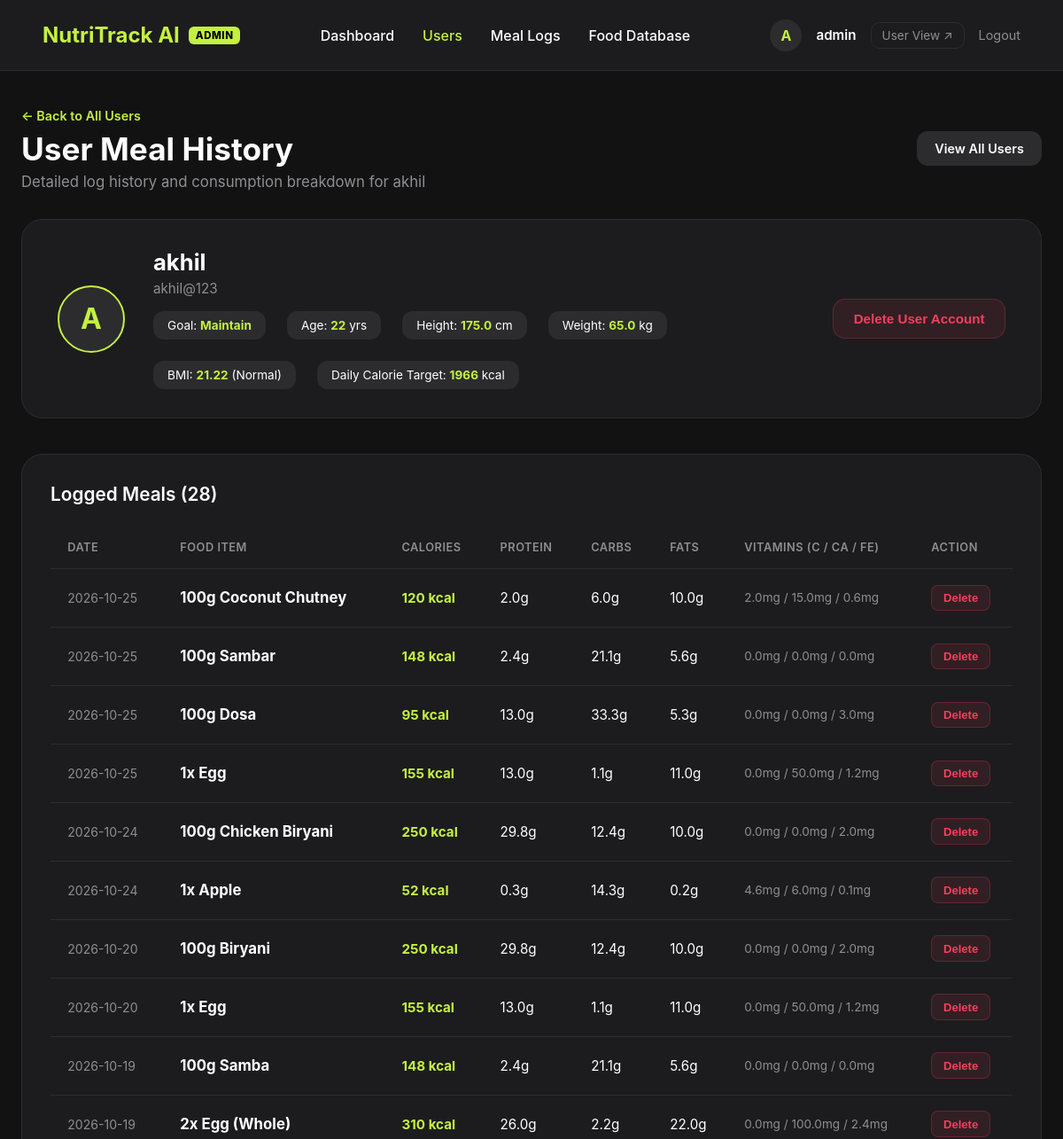
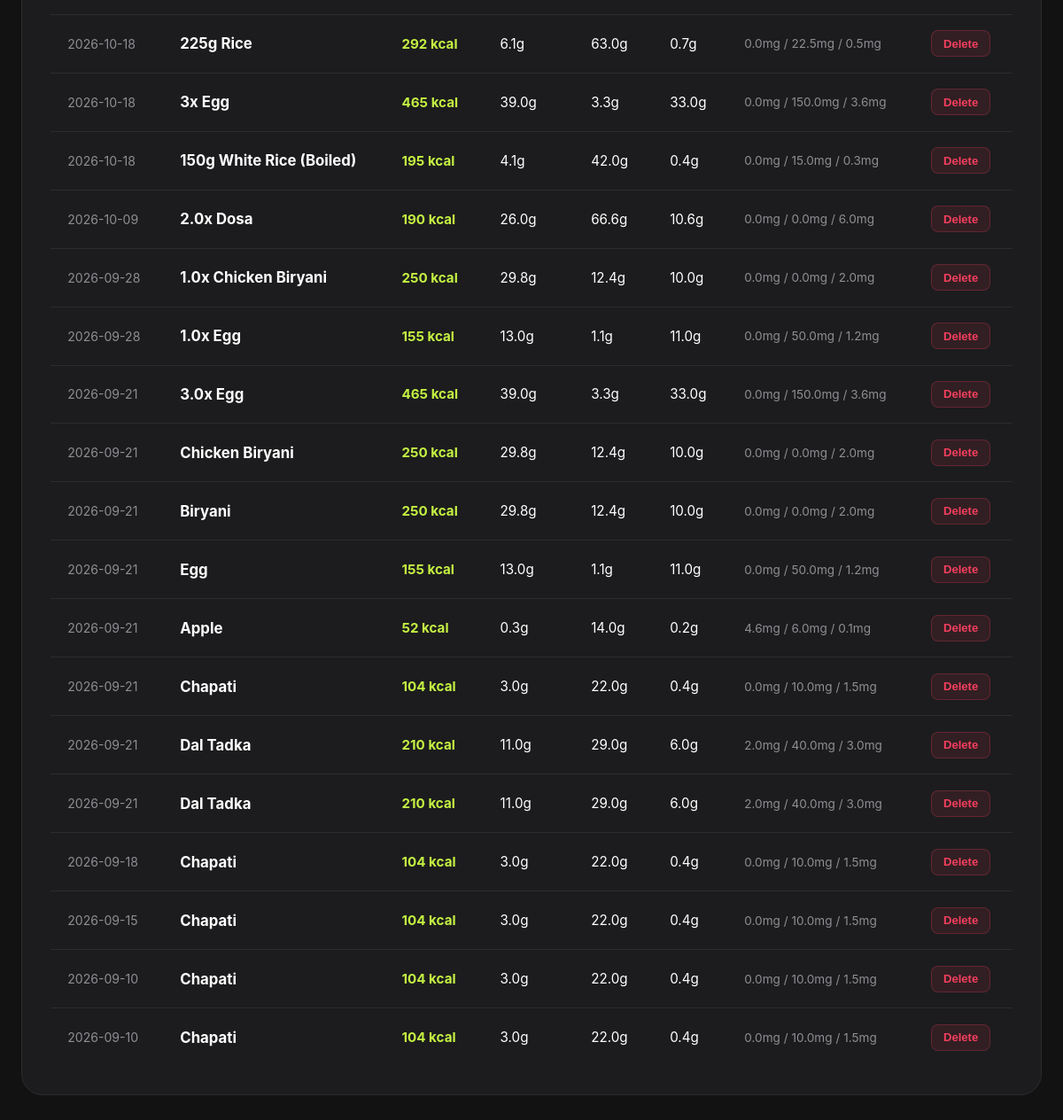
Screenshot of /admin/user/1/meals (signed in) with the database file from the repository (2 pictures, top to bottom).
### app.py (models this page shows)
class User(db.Model):
    id = db.Column(db.Integer, primary_key=True)
    name = db.Column(db.String(100), nullable=False)
    email = db.Column(db.String(120), unique=True, nullable=False)
    password_hash = db.Column(db.String(256), nullable=False)
    age = db.Column(db.Integer, nullable=False)
    height_cm = db.Column(db.Float, nullable=False)
    weight_kg = db.Column(db.Float, nullable=False)
    goal = db.Column(db.String(20), default='maintain')
    meals = db.relationship('Meal', backref='user', lazy=True)

class Meal(db.Model):
    id = db.Column(db.Integer, primary_key=True)
    user_id = db.Column(db.Integer, db.ForeignKey('user.id'), nullable=False)
    food_name = db.Column(db.String(100), nullable=False)
    calories = db.Column(db.Float, nullable=False)
    protein = db.Column(db.Float, nullable=False)
    carbs = db.Column(db.Float, nullable=False)
    fats = db.Column(db.Float, nullable=False)
    vit_c = db.Column(db.Float, nullable=False, default=0.0)
    calcium = db.Column(db.Float, nullable=False, default=0.0)
    iron = db.Column(db.Float, nullable=False, default=0.0)
    date_logged = db.Column(db.Date, default=datetime.now)

### app.py (the view)
@app.route('/admin/user/<int:user_id>/meals')
@admin_required
def admin_user_meals(user_id):
    target_user = User.query.get_or_404(user_id)
    meals = Meal.query.filter_by(user_id=user_id).order_by(Meal.date_logged.desc(), Meal.id.desc()).all()
    bmi = calculate_bmi(target_user.weight_kg, target_user.height_cm)
    bmi_category = get_bmi_category(bmi)
    reqs = get_daily_requirements(target_user.weight_kg, target_user.height_cm, target_user.age, target_user.goal)
    return render_template('admin/user_meals.html', target_user=target_user, meals=meals, bmi=bmi, bmi_category=bmi_category, reqs=reqs)

### app.py (called while the page is built)
def admin_required(f):
    @wraps(f)
    def decorated_function(*args, **kwargs):
        if 'admin_id' not in session:
            flash("Please sign in as an administrator to access the Admin Portal.")
            return redirect(url_for('admin_login'))
        return f(*args, **kwargs)
    return decorated_function

def calculate_bmi(weight_kg, height_cm):
    return round(weight_kg / ((height_cm / 100) ** 2), 2)

def get_bmi_category(bmi):
    if bmi < 18.5: return "Underweight"
    elif 18.5 <= bmi <= 24.9: return "Normal"
    elif 25 <= bmi <= 29.9: return "Overweight"
    else: return "Obese"

def get_daily_requirements(weight_kg, height_cm, age, goal="maintain"):
    bmr = (10 * weight_kg) + (6.25 * height_cm) - (5 * age) + 5
    maint_calories = bmr * 1.2
    if goal == "cut":
        req_calories = maint_calories - 500
        protein = weight_kg * 1.6 # Higher protein when cutting
    elif goal == "gain":
        req_calories = maint_calories + 500
        protein = weight_kg * 1.2 # slightly higher protein
    else:
        req_calories = maint_calories
        protein = weight_kg * 0.8
    return {
        "bmr": round(bmr, 1),
        "calories": round(req_calories, 1),
        "protein": round(protein, 1),
        "carbs": round((req_calories * 0.5) / 4, 1),
        "fats": round((req_calories * 0.3) / 9, 1),
        "vit_c": 90, # mg
        "calcium": 1000, # mg
        "iron": 18 # mg
    }

### templates/admin/user_meals.html (shortened to what this page needs)
<!DOCTYPE html>
<html lang="en">
<head>
</head>
<body>
    <nav class="navbar">
        <a href="/admin/dashboard" class="nav-brand">
            NutriTrack AI
            <span class="admin-badge">ADMIN</span>
        </a>
        <div class="nav-links">
            <a href="/admin/dashboard">Dashboard</a>
            <a href="/admin/users" class="active">Users</a>
            <a href="/admin/meals">Meal Logs</a>
            <a href="/admin/foods">Food Database</a>
        </div>
        <div class="user-profile">
            <div class="profile-pic">A</div>
            <span style="font-size: 0.95rem; font-weight: 600;">{{ session.get('admin_username', 'Admin') }}</span>
            <a href="/dashboard" target="_blank" class="app-link">User View ↗</a>
            <a href="/admin/logout" class="logout-link">Logout</a>
        </div>
    </nav>
    <div class="container">
        <div class="header">
            <div>
                <a href="/admin/users" style="color: var(--primary-color); text-decoration: none; font-size: 0.9rem; font-weight: 600; display: inline-flex; align-items: center; gap: 6px; margin-bottom: 8px;">
                    ← Back to All Users
                </a>
                <h1>User Meal History</h1>
                <p>Detailed log history and consumption breakdown for {{ target_user.name }}</p>
            </div>
            <a href="/admin/users" class="btn-action">
                View All Users
            </a>
        </div>
        <div class="user-summary-card">
            <div class="user-avatar-large">
                {{ target_user.name[0].upper() }}
            </div>
            <div class="user-info">
                <h2>{{ target_user.name }}</h2>
                <span>{{ target_user.email }}</span>
                <div class="user-stats-strip">
                    <div class="stat-item">Goal: <strong>{{ target_user.goal|capitalize }}</strong></div>
                    <div class="stat-item">Age: <strong>{{ target_user.age }}</strong> yrs</div>
                    <div class="stat-item">Height: <strong>{{ target_user.height_cm }}</strong> cm</div>
                    <div class="stat-item">Weight: <strong>{{ target_user.weight_kg }}</strong> kg</div>
                    <div class="stat-item">BMI: <strong>{{ bmi }}</strong> ({{ bmi_category }})</div>
                    <div class="stat-item">Daily Calorie Target: <strong>{{ reqs.calories|round|int }}</strong> kcal</div>
                </div>
            </div>
            <div>
                <form action="/admin/user/{{ target_user.id }}/delete" method="POST" onsubmit="return confirm('Are you sure you want to delete this user and all their meals?');">
                    <button type="submit" class="btn-delete" style="padding: 0.8rem 1.4rem; font-size: 0.95rem; border-radius: 14px;">
                        Delete User Account
                    </button>
                </form>
            </div>
        </div>
        <div class="card">
            <div class="card-header">
                <h3>Logged Meals ({{ meals|length }})</h3>
            </div>
            <div class="table-responsive">
                <table class="admin-table">
                    <thead>
                        <tr>
                            <th>Date</th>
                            <th>Food Item</th>
                            <th>Calories</th>
                            <th>Protein</th>
                            <th>Carbs</th>
                            <th>Fats</th>
                            <th>Vitamins (C / Ca / Fe)</th>
                            <th>Action</th>
                        </tr>
                    </thead>
                    <tbody>
                        {% for m in meals %}
                        <tr>
                            <td style="color: var(--text-muted); font-size: 0.88rem;">{{ m.date_logged }}</td>
                            <td>
                                <strong style="color: var(--text-main); font-size: 1.05rem;">{{ m.food_name }}</strong>
                            </td>
                            <td><strong style="color: var(--primary-color);">{{ m.calories|round|int }} kcal</strong></td>
                            <td>{{ m.protein|round(1) }}g</td>
                            <td>{{ m.carbs|round(1) }}g</td>
                            <td>{{ m.fats|round(1) }}g</td>
                            <td style="color: var(--text-muted); font-size: 0.85rem;">
                                {{ m.vit_c|round(1) }}mg / {{ m.calcium|round(1) }}mg / {{ m.iron|round(1) }}mg
                            </td>
                            <td>
                                <form action="/admin/meal/{{ m.id }}/delete?redirect_to=user&user_id={{ target_user.id }}" method="POST" onsubmit="return confirm('Delete meal log \'{{ m.food_name }}\'?');" style="margin: 0;">
                                    <button type="submit" class="btn-delete">Delete</button>
                                </form>
                            </td>
                        </tr>
                        {% else %}
                        <tr>
                            <td colspan="8" style="text-align: center; color: var(--text-muted); padding: 3rem;">
                                This user has not logged any meals yet.
                            </td>
                        </tr>
                        {% endfor %}
                    </tbody>
                </table>
            </div>
        </div>
    </div>
</body>
</html>

### templates/admin/user_meals.html (style rules this page uses)
:root { --bg-color: #121212; --card-bg: #1c1c1e; --card-bg-light: #2c2c2e; --primary-color: #c4f042; --primary-dark: #a8d626; --text-main: #ffffff; --text-muted: #8e8e93; --border-color: #2c2c2e; }
body { font-family: -apple-system, BlinkMacSystemFont, "Segoe UI", Roboto, sans-serif; background-color: var(--bg-color); margin: 0; padding: 0; color: var(--text-main); }
.navbar { display: flex; justify-content: space-between; align-items: center; height: 80px; padding: 0 3rem; box-sizing: border-box; background-color: var(--card-bg); border-bottom: 1px solid var(--border-color); position: sticky; top: 0; z-index: 100; }
.nav-brand { font-size: 1.5rem; font-weight: 700; color: var(--primary-color); display: flex; align-items: center; gap: 10px; text-decoration: none; }
.admin-badge { font-size: 0.72rem; font-weight: 800; background: var(--primary-color); color: #000; padding: 3px 8px; border-radius: 6px; letter-spacing: 0.5px; }
.nav-links { display: flex; align-items: center; gap: 2rem; font-size: 1rem; font-weight: 500; }
.nav-links a { color: var(--text-main); text-decoration: none; transition: color 0.2s; }
.nav-links a:hover, .nav-links a.active { color: var(--primary-color); }
.user-profile { display: flex; align-items: center; gap: 1rem; }
.profile-pic { width: 36px; height: 36px; border-radius: 50%; background: var(--card-bg-light); display: flex; align-items: center; justify-content: center; font-weight: bold; color: var(--primary-color); }
.app-link { color: var(--text-muted); text-decoration: none; font-size: 0.85rem; padding: 6px 12px; border-radius: 10px; border: 1px solid var(--border-color); transition: all 0.2s; }
.logout-link { color: var(--text-muted); text-decoration: none; font-size: 0.9rem; transition: color 0.2s; }
.container { max-width: 1200px; margin: 2.5rem auto 4rem auto; padding: 0 1.5rem; }
.header { display: flex; justify-content: space-between; align-items: center; margin-bottom: 2rem; }
.header h1 { font-size: 2.2rem; margin: 0 0 6px 0; font-weight: 700; }
.header p { color: var(--text-muted); font-size: 1.05rem; margin: 0; }
.user-summary-card { background: var(--card-bg); border-radius: 24px; padding: 2rem 2.5rem; border: 1px solid var(--border-color); margin-bottom: 2.5rem; display: grid; grid-template-columns: auto 1fr auto; gap: 2rem; align-items: center; }
.user-avatar-large { width: 72px; height: 72px; border-radius: 50%; background: var(--card-bg-light); border: 2px solid var(--primary-color); display: flex; align-items: center; justify-content: center; font-size: 2rem; font-weight: 700; color: var(--primary-color); }
.user-info h2 { font-size: 1.6rem; margin: 0 0 4px 0; color: var(--text-main); }
.user-info span { color: var(--text-muted); font-size: 0.95rem; }
.user-stats-strip { display: flex; gap: 1.5rem; margin-top: 1rem; flex-wrap: wrap; }
.stat-item { background: var(--card-bg-light); padding: 0.5rem 1rem; border-radius: 12px; font-size: 0.85rem; }
.stat-item strong { color: var(--primary-color); }
.card { background: var(--card-bg); border-radius: 24px; padding: 2rem; border: 1px solid var(--border-color); }
.card-header { display: flex; justify-content: space-between; align-items: center; margin-bottom: 1.5rem; }
.card-header h3 { font-size: 1.3rem; font-weight: 600; margin: 0; }
.table-responsive { width: 100%; overflow-x: auto; }
.admin-table { width: 100%; border-collapse: separate; border-spacing: 0; text-align: left; }
.admin-table th { padding: 1rem 1.2rem; color: var(--text-muted); font-size: 0.8rem; font-weight: 600; text-transform: uppercase; letter-spacing: 0.5px; border-bottom: 1px solid var(--border-color); }
.admin-table td { padding: 1.1rem 1.2rem; border-bottom: 1px solid var(--border-color); font-size: 0.95rem; vertical-align: middle; }
.admin-table tr:last-child td { border-bottom: none; }
.btn-action { background: var(--card-bg-light); color: var(--text-main); border: 1px solid var(--border-color); padding: 0.6rem 1.2rem; border-radius: 12px; text-decoration: none; font-size: 0.9rem; font-weight: 600; transition: all 0.2s; display: inline-block; }
.btn-delete { background: rgba(244, 63, 94, 0.1); color: #f43f5e; border: 1px solid rgba(244, 63, 94, 0.25); padding: 0.4rem 0.8rem; border-radius: 8px; font-size: 0.82rem; font-weight: 600; cursor: pointer; transition: all 0.2s; }

### rows the page displays
User: name "akhil", name "A", email "akhil@123", goal "Maintain", age "22", height_cm "175.0", weight_kg "65.0"
Meal: date_logged "2026-10-25", food_name "100g Coconut Chutney", calories "120", protein "2.0", carbs "6.0", fats "10.0", vit_c "2.0", calcium "15.0", iron "0.6"
Meal: date_logged "2026-10-25", food_name "100g Sambar", calories "148", protein "2.4", carbs "21.1", fats "5.6", vit_c "0.0", calcium "0.0", iron "0.0"
Meal: date_logged "2026-10-25", food_name "100g Dosa", calories "95", protein "13.0", carbs "33.3", fats "5.3", vit_c "0.0", calcium "0.0", iron "3.0"
Meal: date_logged "2026-10-25", food_name "1x Egg", calories "155", protein "13.0", carbs "1.1", fats "11.0", vit_c "0.0", calcium "50.0", iron "1.2"
Meal: date_logged "2026-10-24", food_name "100g Chicken Biryani", calories "250", protein "29.8", carbs "12.4", fats "10.0", vit_c "0.0", calcium "0.0", iron "2.0"
Meal: date_logged "2026-10-24", food_name "1x Apple", calories "52", protein "0.3", carbs "14.3", fats "0.2", vit_c "4.6", calcium "6.0", iron "0.1"
Meal: date_logged "2026-10-20", food_name "100g Biryani", calories "250", protein "29.8", carbs "12.4", fats "10.0", vit_c "0.0", calcium "0.0", iron "2.0"
Meal: date_logged "2026-10-20", food_name "1x Egg", calories "155", protein "13.0", carbs "1.1", fats "11.0", vit_c "0.0", calcium "50.0", iron "1.2"
Meal: date_logged "2026-10-19", food_name "100g Samba", calories "148", protein "2.4", carbs "21.1", fats "5.6", vit_c "0.0", calcium "0.0", iron "0.0"
Meal: date_logged "2026-10-19", food_name "2x Egg (Whole)", calories "310", protein "26.0", carbs "2.2", fats "22.0", vit_c "0.0", calcium "100.0", iron "2.4"
Meal: date_logged "2026-10-18", food_name "225g Rice", calories "292", protein "6.1", carbs "63.0", fats "0.7", vit_c "0.0", calcium "22.5", iron "0.5"
Meal: date_logged "2026-10-18", food_name "3x Egg", calories "465", protein "39.0", carbs "3.3", fats "33.0", vit_c "0.0", calcium "150.0", iron "3.6"
Meal: date_logged "2026-10-18", food_name "150g White Rice (Boiled)", calories "195", protein "4.1", carbs "42.0", fats "0.4", vit_c "0.0", calcium "15.0", iron "0.3"
Meal: date_logged "2026-10-09", food_name "2.0x Dosa", calories "190", protein "26.0", carbs "66.6", fats "10.6", vit_c "0.0", calcium "0.0", iron "6.0"
Meal: date_logged "2026-09-28", food_name "1.0x Chicken Biryani", calories "250", protein "29.8", carbs "12.4", fats "10.0", vit_c "0.0", calcium "0.0", iron "2.0"
Meal: date_logged "2026-09-28", food_name "1.0x Egg", calories "155", protein "13.0", carbs "1.1", fats "11.0", vit_c "0.0", calcium "50.0", iron "1.2"
Meal: date_logged "2026-09-21", food_name "3.0x Egg", calories "465", protein "39.0", carbs "3.3", fats "33.0", vit_c "0.0", calcium "150.0", iron "3.6"
Meal: date_logged "2026-09-21", food_name "Chicken Biryani", calories "250", protein "29.8", carbs "12.4", fats "10.0", vit_c "0.0", calcium "0.0", iron "2.0"
Meal: date_logged "2026-09-21", food_name "Biryani", calories "250", protein "29.8", carbs "12.4", fats "10.0", vit_c "0.0", calcium "0.0", iron "2.0"
Meal: date_logged "2026-09-21", food_name "Egg", calories "155", protein "13.0", carbs "1.1", fats "11.0", vit_c "0.0", calcium "50.0", iron "1.2"
Meal: date_logged "2026-09-21", food_name "Apple", calories "52", protein "0.3", carbs "14.0", fats "0.2", vit_c "4.6", calcium "6.0", iron "0.1"
Meal: date_logged "2026-09-21", food_name "Chapati", calories "104", protein "3.0", carbs "22.0", fats "0.4", vit_c "0.0", calcium "10.0", iron "1.5"
Meal: date_logged "2026-09-21", food_name "Dal Tadka", calories "210", protein "11.0", carbs "29.0", fats "6.0", vit_c "2.0", calcium "40.0", iron "3.0"
Meal: date_logged "2026-09-21", food_name "Dal Tadka", calories "210", protein "11.0", carbs "29.0", fats "6.0", vit_c "2.0", calcium "40.0", iron "3.0"
Meal: date_logged "2026-09-18", food_name "Chapati", calories "104", protein "3.0", carbs "22.0", fats "0.4", vit_c "0.0", calcium "10.0", iron "1.5"
Meal: date_logged "2026-09-15", food_name "Chapati", calories "104", protein "3.0", carbs "22.0", fats "0.4", vit_c "0.0", calcium "10.0", iron "1.5"
Meal: date_logged "2026-09-10", food_name "Chapati", calories "104", protein "3.0", carbs "22.0", fats "0.4", vit_c "0.0", calcium "10.0", iron "1.5"
Meal: date_logged "2026-09-10", food_name "Chapati", calories "104", protein "3.0", carbs "22.0", fats "0.4", vit_c "0.0", calcium "10.0", iron "1.5"

### other values shown
{{ session.get('admin_username', 'Admin') }} "admin"
{{ bmi }} "21.22"
{{ bmi_category }} "Normal"
{{ reqs.calories|round|int }} "1966"
{{ meals|length }} "28"
